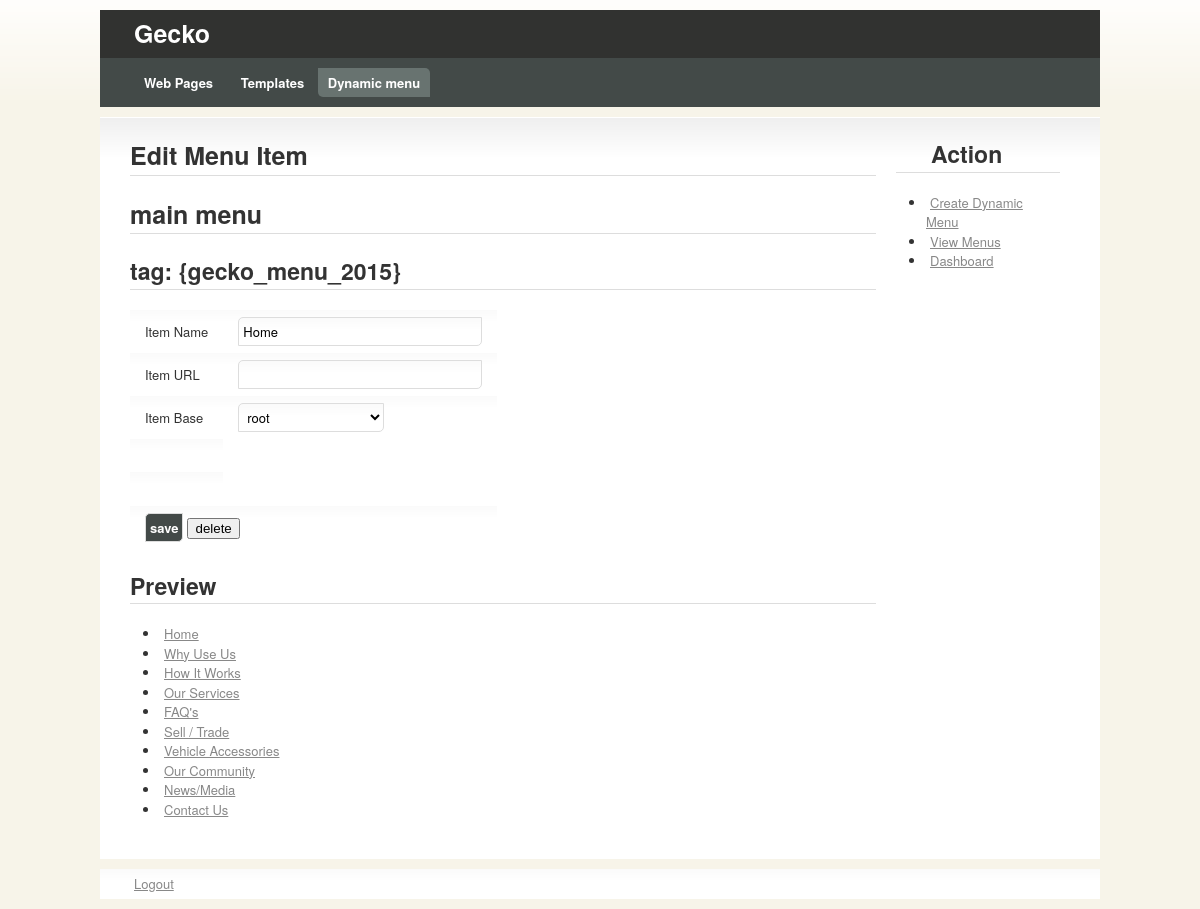
/admin/update_menu_item.php?menu_item=28&menu=4 (signed in), run on an earlier commit of the app's database.
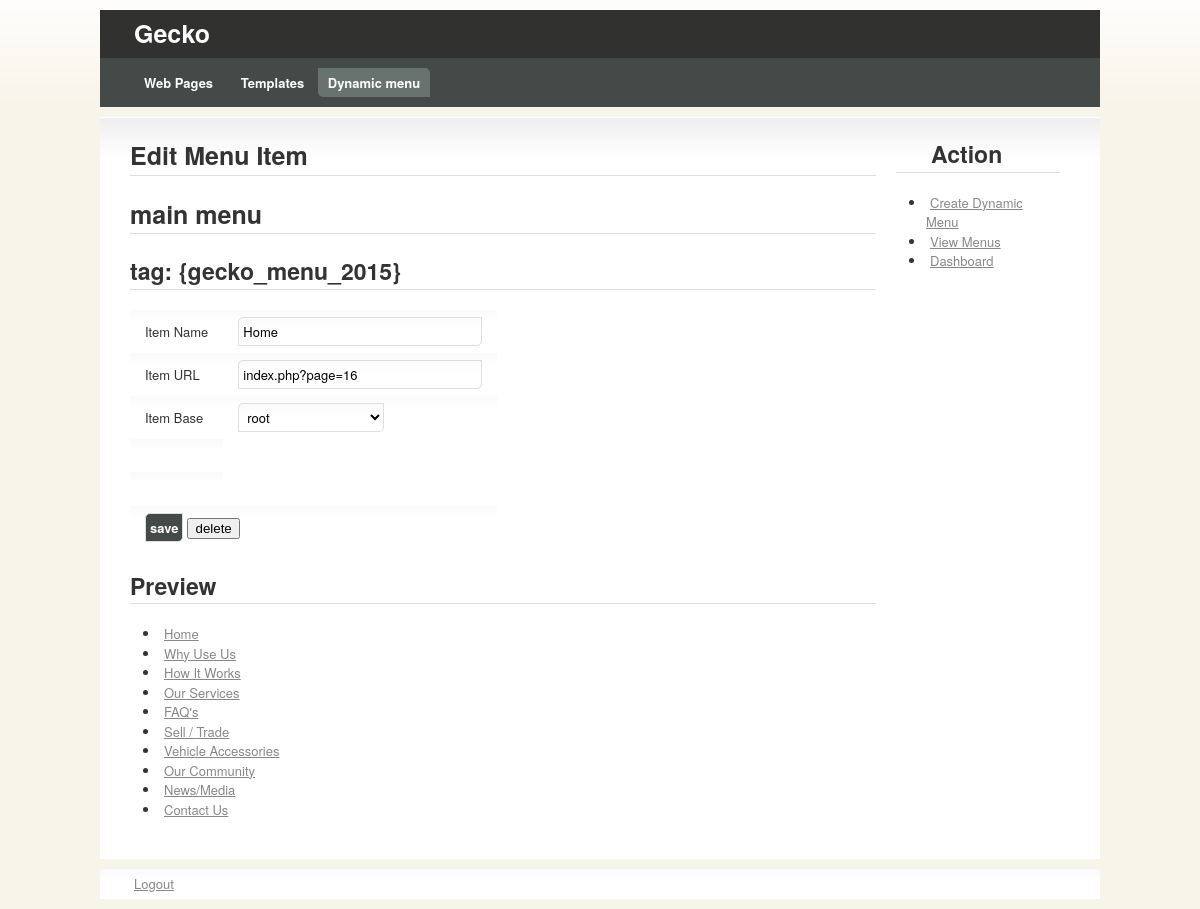
And on a later commit of the database.
### tables this page shows
CREATE TABLE IF NOT EXISTS `menu_item` (
  `id` int(11) NOT NULL AUTO_INCREMENT,
  `name` varchar(250) NOT NULL,
  `url` varchar(250) NOT NULL,
  `base` int(11) NOT NULL,
  `menu` int(12) NOT NULL,
  PRIMARY KEY (`id`)
);

### admin/update_menu_item.php (the view, shortened to what this page needs)
<?php
if(isset($_SESSION['id'])){
?>
<!DOCTYPE html PUBLIC "-//W3C//DTD XHTML 1.0 Strict//EN"
	"http://www.w3.org/TR/xhtml1/DTD/xhtml1-strict.dtd">
<html xmlns="http://www.w3.org/1999/xhtml" xml:lang="en" lang="en">
	<head>
		<link rel="stylesheet" href="css/960.css" type="text/css" media="screen" charset="utf-8" />
		<link rel="stylesheet" href="css/template.css" type="text/css" media="screen" charset="utf-8" />
		<link rel="stylesheet" href="css/colour.css" type="text/css" media="screen" charset="utf-8" />
	</head>
	<body>
		<h1 id="head"><a style="color:#FFFFFF;text-decoration:none;" href="/admin/dashboard.php">Gecko</a></h1>
		<ul id="navigation">
			<li><span><a href="/admin/webpage.php">Web Pages</a></span></li>
			<li><a href="/admin/template.php" >Templates</a></li>
			<li><a href="/admin/menu.php" class="active">Dynamic menu</a></li>
		</ul>
		<div id="content" class="container_16 clearfix">
			<div class="grid_11" style="width: 746px !important;">
			<h1>Edit Menu Item</h1>
			<?php
$menu = $_GET['menu'];
$item = $_GET['menu_item'];
$gecko_menu = 2011;
$sql = mysql_query("SELECT * FROM menu WHERE id='".$menu."'");
while($row=mysql_fetch_array($sql)){
?>
<h1><?=$row['name']?></h1>
<h2>tag: {gecko_menu_<?=($gecko_menu+$row['id'])?>}</h2>
<?php } ?>
<form name="form1" method="post" action="update_menu_item2.php">
<?php
$sql5 = mysql_query("SELECT * FROM menu_item WHERE id='".$item."'");
while($row5=mysql_fetch_array($sql5)){
?>
<table style="width:auto;">
<tr><td>Item Name</td><td><input type="text" name="menu_item_name" value="<?=$row5['name']?>" style="width: 234px" /></td></tr>
<tr><td>Item URL</td><td><input type="text" name="menu_item_url" id="menu_item_url" value="<?=$row5['url']?>" style="width: 234px" /></td></tr>
<tr><td>Item Base</td>
<td>
<select name="menu_item_base" style="width: auto;">
<option value="-1" <?php if($row5['url']=='-1'){ echo "selected"; } ?>>root</option>
</select>
</td>
</tr>
<tr><td>&nbsp;<input type="hidden" name="id" value="<?=$item?>" /></td></tr>
<tr><td>&nbsp;<input type="hidden" name="base_menu" value="<?=$menu?>" /></td></tr>
<tr><td colspan="2"><input type="submit" name="save" value="save" /><a style="text-decoration:none;" href="delete_menu_item.php?menu_item=<?=$item?>&menu=<?=$menu?>"><button type="button">delete</button></a></td></tr>
</table>
<?php } ?>
</form>
<h2>Preview</h2>
<ul>
<?php
$sql3 = mysql_query("SELECT * FROM menu_item WHERE base='-1'");
while($row3=mysql_fetch_array($sql3)){
?>
<li><a href="/admin/update_menu_item.php?menu_item=<?=$row3['id']?>&menu=<?=$menu?>" ><?=$row3['name']?></a>
</li>
<?php } ?>
</ul>
			</div>
				<div class="grid_5" style="width:164px !important;">
				<h2 style="padding-left: 35px;">Action</h2>
				<ul>
					<li><a href="/admin/create_menu.php">Create Dynamic Menu</a></li>
					<li><a href="/admin/menu.php">View Menus</a></li>
					<li><a href="/admin/dashboard.php">Dashboard</a></li>
				</ul>
			</div>
		</div>
		<div id="foot">
					<a href="/admin/logout.php">Logout</a>
		</div>
	</body>
</html>
<?php
}else{
echo "<div style='color:red'>FUCK YOU KA!</div>";
}
?>

What changed in the data, as far as the page shows it:
changed menu_item "Home": menu_item_url (not shown) → "index.php?page=16"
